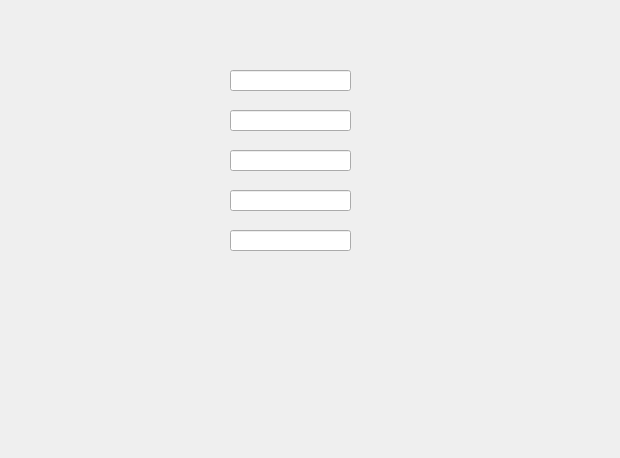
<?xml version="1.0" encoding="UTF-8"?>
<ui version="4.0">
 <class>Widget</class>
 <widget class="QWidget" name="Widget">
  <property name="geometry">
   <rect>
    <x>0</x>
    <y>0</y>
    <width>620</width>
    <height>458</height>
   </rect>
  </property>
  <property name="windowTitle">
   <string>Widget</string>
  </property>
  <widget class="QLineEdit" name="lineEdit">
   <property name="geometry">
    <rect>
     <x>230</x>
     <y>70</y>
     <width>121</width>
     <height>21</height>
    </rect>
   </property>
  </widget>
  <widget class="QLineEdit" name="lineEdit_2">
   <property name="geometry">
    <rect>
     <x>230</x>
     <y>110</y>
     <width>121</width>
     <height>21</height>
    </rect>
   </property>
  </widget>
  <widget class="QLineEdit" name="lineEdit_3">
   <property name="geometry">
    <rect>
     <x>230</x>
     <y>150</y>
     <width>121</width>
     <height>21</height>
    </rect>
   </property>
  </widget>
  <widget class="QLineEdit" name="lineEdit_4">
   <property name="geometry">
    <rect>
     <x>230</x>
     <y>190</y>
     <width>121</width>
     <height>21</height>
    </rect>
   </property>
  </widget>
  <widget class="QLineEdit" name="lineEdit_5">
   <property name="geometry">
    <rect>
     <x>230</x>
     <y>230</y>
     <width>121</width>
     <height>21</height>
    </rect>
   </property>
  </widget>
 </widget>
 <resources/>
 <connections/>
</ui>
